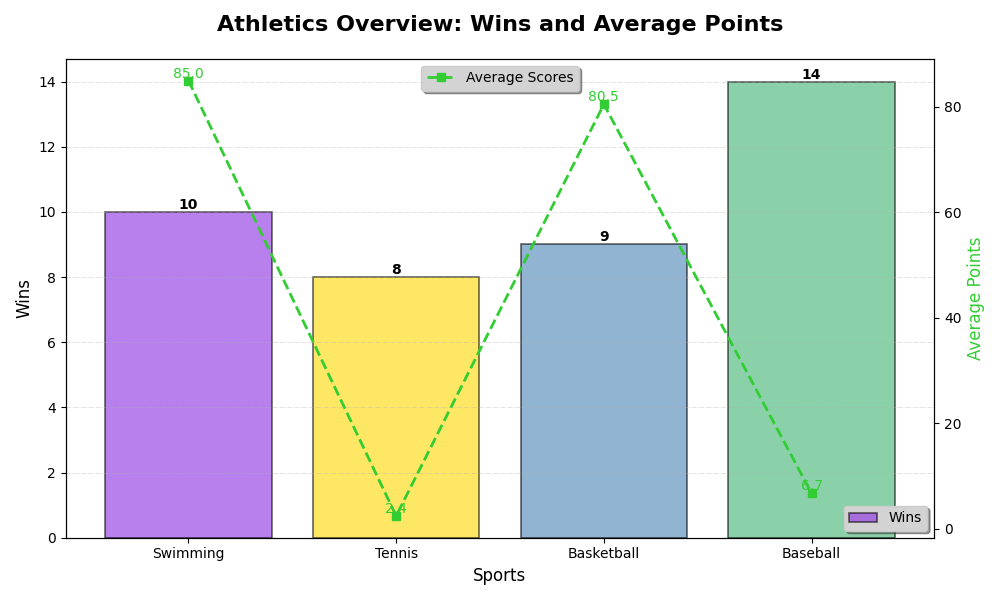

The script that drew this image:
import matplotlib.pyplot as plt
import numpy as np

sports = ['Swimming', 'Tennis', 'Basketball', 'Baseball']
wins = [10, 8, 9, 14]
avg_scores = [85.0, 2.4, 80.5, 6.7]
colors = ['#8A2BE2', '#FFD700', '#4682B4', '#3CB371']

fig, ax1 = plt.subplots(figsize=(10, 6))

bars = ax1.bar(sports, wins, color=colors, alpha=0.6, edgecolor='black', linewidth=1.2)

ax2 = ax1.twinx()
ax2.plot(sports, avg_scores, color='#32CD32', marker='s', linestyle='--', linewidth=2, label='Average Scores')

ax1.set_title('Athletics Overview: Wins and Average Points', fontsize=16, fontweight='bold', pad=20)
ax1.set_xlabel('Sports', fontsize=12)
ax1.set_ylabel('Wins', fontsize=12)
ax2.set_ylabel('Average Points', fontsize=12, color='#32CD32')

for bar in bars:
    yval = bar.get_height()
    ax1.text(bar.get_x() + bar.get_width() / 2, yval, int(yval), ha='center', va='bottom', fontsize=10, fontweight='bold')

for i, value in enumerate(avg_scores):
    ax2.text(i, value, f'{value}', color='#32CD32', fontsize=10, ha='center', va='bottom')

ax1.yaxis.grid(True, linestyle='-.', linewidth=0.5, alpha=0.5)

ax1.legend(['Wins'], loc='lower right', frameon=True, shadow=True, facecolor='lightgrey')
ax2.legend(loc='upper center', frameon=True, shadow=True, facecolor='lightgrey')

plt.tight_layout()
plt.show()
